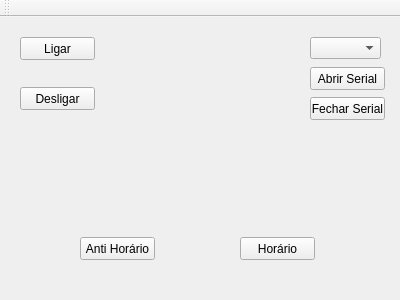
<?xml version="1.0" encoding="UTF-8"?>
<ui version="4.0">
 <class>MainWindow</class>
 <widget class="QMainWindow" name="MainWindow">
  <property name="geometry">
   <rect>
    <x>0</x>
    <y>0</y>
    <width>400</width>
    <height>300</height>
   </rect>
  </property>
  <property name="windowTitle">
   <string>MainWindow</string>
  </property>
  <widget class="QWidget" name="centralWidget">
   <widget class="QPushButton" name="ligar">
    <property name="geometry">
     <rect>
      <x>20</x>
      <y>20</y>
      <width>75</width>
      <height>23</height>
     </rect>
    </property>
    <property name="text">
     <string>Ligar</string>
    </property>
   </widget>
   <widget class="QPushButton" name="horario">
    <property name="geometry">
     <rect>
      <x>240</x>
      <y>220</y>
      <width>75</width>
      <height>23</height>
     </rect>
    </property>
    <property name="text">
     <string>Horário</string>
    </property>
   </widget>
   <widget class="QPushButton" name="antihorario">
    <property name="geometry">
     <rect>
      <x>80</x>
      <y>220</y>
      <width>75</width>
      <height>23</height>
     </rect>
    </property>
    <property name="text">
     <string>Anti Horário</string>
    </property>
   </widget>
   <widget class="QPushButton" name="pushButton">
    <property name="geometry">
     <rect>
      <x>20</x>
      <y>70</y>
      <width>75</width>
      <height>23</height>
     </rect>
    </property>
    <property name="text">
     <string>Desligar</string>
    </property>
   </widget>
   <widget class="QComboBox" name="comboBox">
    <property name="geometry">
     <rect>
      <x>310</x>
      <y>20</y>
      <width>71</width>
      <height>22</height>
     </rect>
    </property>
   </widget>
   <widget class="QPushButton" name="abrirserial">
    <property name="geometry">
     <rect>
      <x>310</x>
      <y>50</y>
      <width>75</width>
      <height>23</height>
     </rect>
    </property>
    <property name="text">
     <string>Abrir Serial</string>
    </property>
   </widget>
   <widget class="QPushButton" name="fecharserial">
    <property name="geometry">
     <rect>
      <x>310</x>
      <y>80</y>
      <width>75</width>
      <height>23</height>
     </rect>
    </property>
    <property name="text">
     <string>Fechar Serial</string>
    </property>
   </widget>
  </widget>
  <widget class="QToolBar" name="mainToolBar">
   <attribute name="toolBarArea">
    <enum>TopToolBarArea</enum>
   </attribute>
   <attribute name="toolBarBreak">
    <bool>false</bool>
   </attribute>
  </widget>
 </widget>
 <layoutdefault spacing="6" margin="11"/>
 <resources/>
 <connections/>
</ui>
